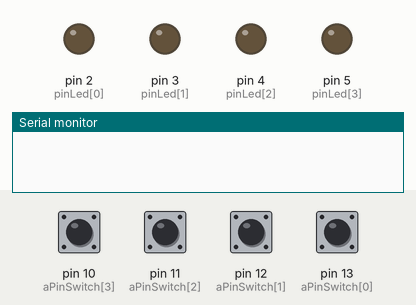
Bench run of a sketch on a simulated Arduino Uno, built with avr-gcc and run on an emulated ATmega328P. On the bench: output pins drawn as LEDs (lit = HIGH), the last lines printed to the serial monitor. The test bench sets the inputs (shaded band); at power-on: pin 10 (aPinSwitch[3]), pin 11 (aPinSwitch[2]), pin 12 (aPinSwitch[1]), pin 13 (aPinSwitch[0]) LOW.

Above: at 1.2 s.
1.3 s: pin 10 (aPinSwitch[3]) pulled HIGH for 1 s
At 2.0 s:
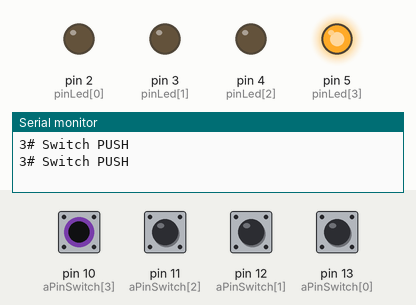
3.9 s: pin 11 (aPinSwitch[2]) pulled HIGH for 0.15 s
At 4.05 s:
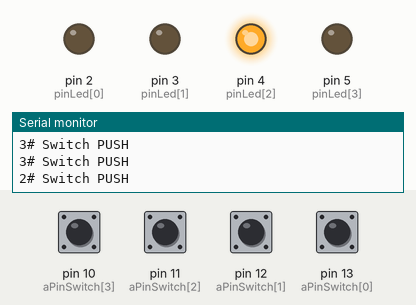
5.7 s: pin 12 (aPinSwitch[1]) pulled HIGH for 0.15 s
At 5.85 s:
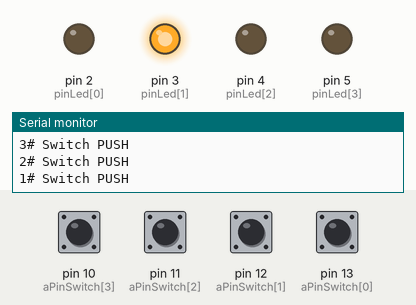
7.5 s: pin 13 (aPinSwitch[0]) pulled HIGH for 0.15 s
At 7.65 s:
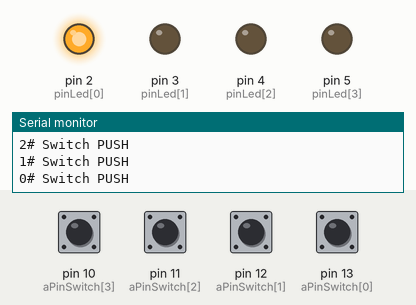
9.3 s: pin 10 (aPinSwitch[3]) driven HIGH and pin 11 (aPinSwitch[2]) driven HIGH
At 10.4 s:
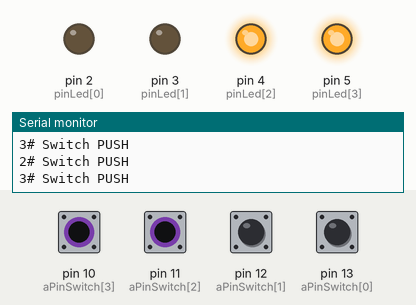
10.8 s: pin 12 (aPinSwitch[1]) pulled HIGH for 1 s
At 11.7 s:
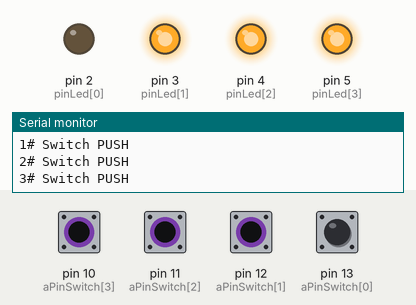
Timing chart, 0 to 13.8 s (numbered marks = the images above; inputs shaded):
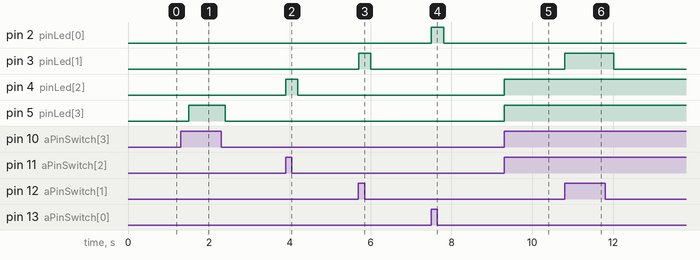

Measured:
- after the input at 1.3 s, pin 5 (pinLed[3]): LOW → HIGH after 0.20 s, → LOW 0.90 s later
- after the input at 3.9 s, pin 4 (pinLed[2]): LOW → HIGH at once, → LOW 0.30 s later
- after the input at 5.7 s, pin 3 (pinLed[1]): LOW → HIGH at once, → LOW 0.30 s later
- after the input at 7.5 s, pin 2 (pinLed[0]): LOW → HIGH at once, → LOW 0.30 s later
- after the input at 9.3 s, pin 4 (pinLed[2]), pin 5 (pinLed[3]): LOW → HIGH at once
- after the input at 10.8 s, pin 3 (pinLed[1]): LOW → HIGH at once, → LOW 1.2 s later

The sketch:

TEST_Switch3.ino
```cpp
int aPinSwitch[4] = {13,12,11,10};
int pinLed[4] = {2,3,4,5};
int buttonState;

void setup() {
  Serial.begin(115200);
  for(int i=0; i<4; i++) {
    pinMode(aPinSwitch[i], INPUT);
    pinMode(pinLed[i], OUTPUT);
  }
}

void loop() {
   for(int i=0; i<4; i++) {
     if(digitalRead(aPinSwitch[i])) {
       Serial.print(i);
       Serial.print("# ");
       Serial.println("Switch PUSH");
     }

     buttonState = digitalRead(aPinSwitch[i]);

     if (buttonState == HIGH)
     {
        digitalWrite(pinLed[i], HIGH);
     }
     else
     {
        digitalWrite(pinLed[i], LOW);
     }
  }
   delay(300);
}
```
